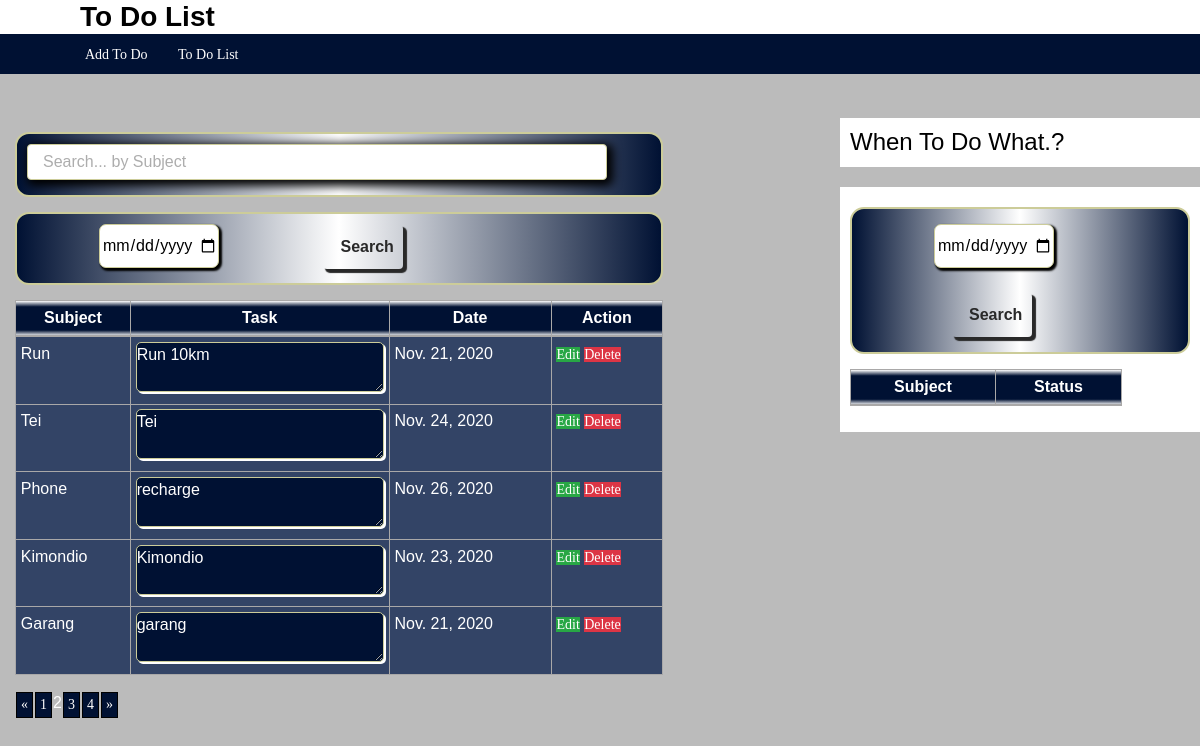
The page /saved?page=2 on the database its author committed.
### todo/models.py (models this page shows, shortened)
class Todoing(models.Model):
    subject     =   models.CharField(max_length=200)
    task        =   models.TextField(max_length=200)
    date        =   models.DateField(blank=False, null=False)
    class Meta:
        verbose_name_plural  =  'Todoing'

### todo/views.py (the view)
# urls.py: path('saved', views.saved_view, name="saved"),
def saved_view(request):
    my_form = Todoing.objects.all()
    page = request.GET.get('page', 1)
    paginator = Paginator(my_form, 5)
    try:
        todolist = paginator.page(page)
    except PageNotAnInteger:
        todolist = paginator.page(1)
    except EmptyPage:
        todolist = paginator.page(paginator.num_pages)
    return render(request, "saved_view.html", {'todolist': todolist})

### templates/saved_view.html (shortened to what this page needs)
<!DOCTYPE html>
<html lang="en">
{% extends 'base.html' %}
{% block content %}
<section>
<form method="get" action="{% url 'search_results' %}" enctype="multipart/form-data" autocomplete="off" class="vigor">
    <input type="text" name="q" placeholder="Search... by Subject">
</form>
<form method="get" action="{% url 'searched_results' %}" enctype="multipart/form-data" autocomplete="off" class="vigor">
    <input type="date" name="t">
    <input type="submit" class="btn" value="Search" />
</form>
<table class="table table-striped table-bordered table-sm">
    <thead>
    <tr class="theader">
        <th>Subject</th>
        <th class="moja">Task</th>
        <th>Date</th>
        <th>Action</th>
    </tr>
    </thead>
    <tbody>
{% for todo in todolist %}
    <tr>
        <td>{{ todo.subject }}</td>
        <td><textarea class="teco">{{ todo.task }}</textarea></td>
        <td>{{ todo.date }}</td>
        <td>
            <a href="/edit/{{ todo.id }}" class="btn-success">Edit</a>
            <a href="/delete/{{ todo.id }}" class="btn-danger">Delete</a>
        </td>
    </tr>
{% endfor %}
</table>
{% if todolist.has_other_pages %}
    <ul class="pagination">
        {% if todolist.has_previous %}
            <li><a href="?page={{ todolist.previous_page_number }}"> &laquo; </a> </li>
        {% else %}
            <li class="disabled"><span> &laquo; </span></li>
        {% endif %}
        {% for i in todolist.paginator.page_range %}
            {% if todolist.number == i %}
                <li class="active"><span>{{ i }} <span class="sr-only">(current)</span> </span></li>
            {% else %}
                <li><a href="?page={{ i }}">{{ i }}</a> </li>
            {% endif %}
        {% endfor %}
        {% if todolist.has_next %}
            <li><a href="?page={{ todolist.next_page_number }}"> &raquo; </a> </li>
        {% else %}
            <li class="disabled"><span> &raquo; </span></li>
        {% endif %}
    </ul>
{% endif %}
{% endblock %}

### templates/base.html (shortened to what this page needs)
<!DOCTYPE html>
<html lang="en">
<head>
    <link id="theme-style" rel="stylesheet" href="/static/css/style.css">
    <link rel="stylesheet" type="text/css" href="/static/css/style1.css">
    <link rel="stylesheet" type="text/css" href="/static/css/main.css">
</head>
<body>
<header class="banner">
    <h3>To Do List</h3>
</header>
    <nav class="navbar navbar-default navbar-static-top">
        <div class="container">
          <ul>
            <li><a href="{% url 'home' %}">Add To Do</a></li>
              <li><a href="{% url 'saved' %}">To Do List</a></li>
          </ul>
        </div>
    </nav>
<section>
    <section class="left-side">
    <article class="about-section py-5">
        <div class="content-wrap">
        <div class="container">
           <div>
                {% block content %}
                {% endblock %}
            </div>
        </div>
    	</div>
    </article>
    </section>
<section class="right-side">
    <article class="right-side">
		<header>
			<h4>When To Do What.?</h4>
		</header>
    </article>
    <article class="right-side">
		<form method="get" action="{% url 'searched_date' %}" enctype="multipart/form-data" autocomplete="off" class="vigoro">
	    	<input type="date" name="v">
	    	<input type="submit" class="btn" value="Search" />
		</form>
			<table class="table table-striped table-bordered table-sm">
			    <thead>
			    <tr class="theader">
			        <th>Subject</th>
			        <th>Status</th>
			    </tr>
			    </thead>
	        </table>
    </article>
</section>
</section>
</body>
</html>

### todo/static/css/style.css (style rules this page uses)
.theader { background: linear-gradient(#fff, #013, #013, #013, #013, #013, #fff); }
h1,h3,h2 { color: #033; font-weight: normal; }
h4,h5,h6 { padding: 0; color: #fff; font-weight: bold; font-size: 18px; }
h3 { padding-left: 80px; margin: 10px 0px 15px 90px; }
td, th { border: 1px solid #ddd; text-align: left; padding: 10px; color: #fff; }
.btn { background-color: #ccc; color: #033; box-shadow: 3px 3px 1px 1px; margin-left: 0; }
input { width: 60%; display: inline-block; border: 1px solid #cc9; box-sizing: border-box; height: 05%; border-radius: 07px; padding: 8px 15px 8px 15px; margin: 10px 0px 15px 85px; box-shadow: 2px 2px 2px 2px; }
input[type=submit] { margin: 10px 0px 10px 100px; width: 80px; }
input[type=date] { width: 120px; display: inline-block; border: 1px solid #cc9; box-sizing: border-box; height: 05%; border-radius: 07px; padding: 8px 0 8px 2px; margin: 10px 0px 15px 82px; box-shadow: 2px 2px 2px 1px; }
.teco { background-color: #330; }
.moja { width: 40%; }
textarea.teco { color: #fff; background-color: #033; width: 100%; display: inline-block; border: 1px solid #cccc99; box-sizing: border-box; border-radius: 05px; padding: 0; margin: 0; box-shadow: 2px 2px 0px 0px; }
textarea { width: 60%; display: inline-block; border: 1px solid #cccc99; box-sizing: border-box; border-radius: 09px; padding: 8px 15px 8px 15px; margin: 10px 0px 60px 82px; box-shadow: 1px 1px 2px 1px; }
.content-wrap { padding-bottom: 26rem; }
section { background-color: #bbb; margin: 0; padding: 0; text-align: left; width: 100%; overflow: hidden; }
article.right-side { background-color: white; margin-top: 20px; padding: 10px 10px; width: 100%; overflow: hidden; }

### todo/static/css/main.css (style rules this page uses)
body, html { height: 100%; font-family: Poppins-Regular, sans-serif; }
a { font-family: Poppins-Regular; font-size: 14px; line-height: 1.7; color: #000066; margin: 0px; transition: all 0.4s; -webkit-transition: all 0.4s; -o-transition: all 0.4s; -moz-transition: all 0.4s; }
h1,h2,h3,h4,h5,h6 { margin: 0px; color: #000; }
ul, li { margin: 0px; list-style-type: none; }
input { outline: none; border: none; }
textarea { outline: none; border: none; }

### rows shown on the page
Todoing: subject "Run", task "Run 10km", date "Nov. 21, 2020"
Todoing: subject "Tei", task "Tei", date "Nov. 24, 2020"
Todoing: subject "Phone", task "recharge", date "Nov. 26, 2020"
Todoing: subject "Kimondio", task "Kimondio", date "Nov. 23, 2020"
Todoing: subject "Garang", task "garang", date "Nov. 21, 2020"

### other values the page prints
{{ i }} "1" "3" "4"
{{ i }} "2"
